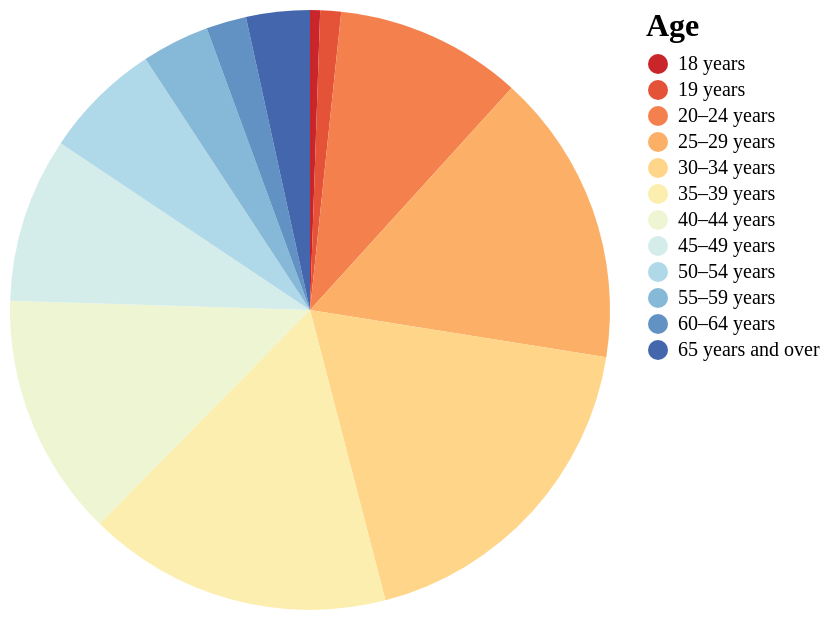

Describe this chart as a Vega-Lite specification.
### Vega-Lite specification from a JSON file in a GitHub repository (floating-point values rounded to 4 significant figures)
{"$schema": "https://vega.github.io/schema/vega-lite/v5.json", "description": "", "height": 300, "width": "container", "data": {"values": [{"Age": "18 years", "Crimes": 227}, {"Age": "19 years", "Crimes": 470}, {"Age": "20–24 years", "Crimes": 4221}, {"Age": "25–29 years", "Crimes": 6614}, {"Age": "30–34 years", "Crimes": 7730}, {"Age": "35–39 years", "Crimes": 6882}, {"Age": "40–44 years", "Crimes": 5502}, {"Age": "45–49 years", "Crimes": 3727}, {"Age": "50–54 years", "Crimes": 2673}, {"Age": "55–59 years", "Crimes": 1528}, {"Age": "60–64 years", "Crimes": 907}, {"Age": "65 years and over", "Crimes": 1437}]}, "mark": {"type": "arc", "tooltip": true}, "encoding": {"theta": {"field": "Crimes", "type": "quantitative", "stack": "normalize", "title": "Percentage of prisoner"}, "color": {"field": "Age", "type": "nominal", "scale": {"scheme": "redyellowblue"}}}, "config": {"style": {"cell": {"stroke": "transparent"}}, "font": "Verdana", "title": {"fontSize": 17}, "axis": {"titleFontSize": 14}, "legend": {"titleFontSize": 16}}}
